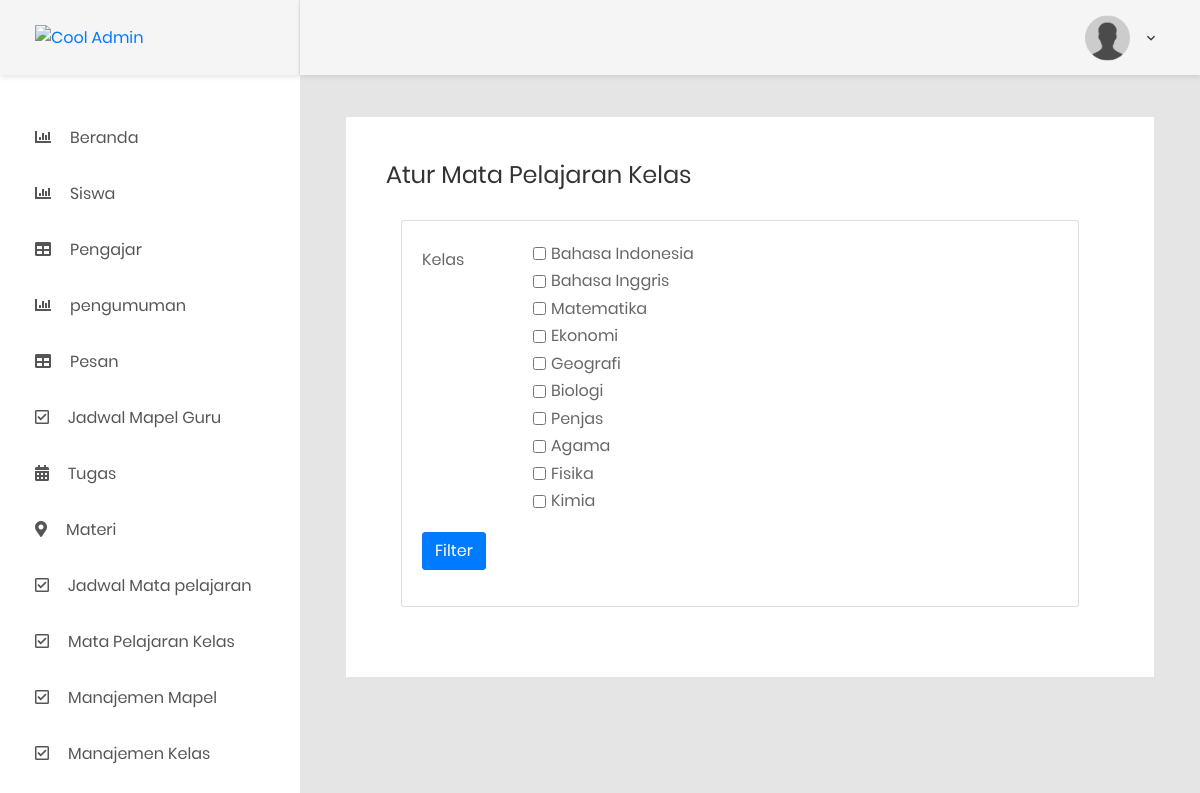
The page /admin/aturMapelKelas/1 on the database its author committed.
### tables this page shows
CREATE TABLE `el_mapel` (
  `id` int(11) NOT NULL,
  `nama` varchar(255) NOT NULL,
  `info` text DEFAULT NULL,
  `aktif` tinyint(1) NOT NULL DEFAULT 1 COMMENT '1 = ya, 0 = tidak'
);

### application/controllers/Admin.php (called while the page is built, shortened)
<?php
class admin extends CI_Controller {
	function __construct(){
		$this->load->model('Admin_model');
	}
    public function aturMapelKelas($id)
    {
        $data['idkelas']=$id;
        $data['mapel']=$this->Admin_model->view_where('el_mapel',array('aktif'=>1))->result();
        $this->load->view('part/header');
        $this->load->view('part/sidebaradmin',$data);
        $this->load->view('admin/aturMapelKelas',$data);
        $this->load->view('part/footer');
    }
}
?>

### index.php (called while the page is built, shortened)
<?php
require_once BASEPATH.'core/CodeIgniter.php';

### application/models/Admin_model.php (called while the page is built, shortened)
<?php
    class admin_model extends CI_Model{
    	public function view_where($table,$where)
        {
            return  $this->db->get_where($table,$where);
        }
    }
?>

### application/views/admin/aturMapelKelas.php (the view, shortened to what this page needs)
<div class="main-content">
    <div class="section__content section__content--p30">
        <div class="container-fluid">
            <div class="map-data m-b-40">
                <h3 class="title-3 m-b-30">Atur Mata Pelajaran Kelas</h3>
                <div class="mx-auto d-block">
                    <div class="container-fluid">
                      <div class="card card-body">
                        <form action="<?=base_url()?>admin/simpanAturMapel/<?=$idkelas?>" enctype="multipart/form-data" method="post">
                          <div class="form-group row">
                            <label for="inputEmail3" class="col-sm-2 col-form-label">Kelas</label>
                            <div class="col-sm-10">
                              <?php $no=1; foreach ($mapel as $key) {?>
                                <div class="form-check form-check-inline">
                                  <input class="form-check-input" type="checkbox" id="inlineCheckbox<?=$no?>" value="<?=$key->id?>" name="mapel[]">
                                  <label class="form-check-label" for="inlineCheckbox<?=$no?>"><?=$key->nama?></label>
                                </div><br>
                                <?php $no++;} ?>
                            </div>
                          </div>
                          <div class="form-group row">
                            <div class="col-sm-10">
                              <button type="submit" name="submit" class="btn btn-primary">Filter</button>
                            </div>
                          </div>
                        </form>
                      </div>
                    </div>
                </div>
            </div>
        </div>
    </div>
</div>

### rows shown on the page
el_mapel: nama "Bahasa Indonesia"
el_mapel: nama "Bahasa Inggris"
el_mapel: nama "Matematika"
el_mapel: nama "Ekonomi"
el_mapel: nama "Geografi"
el_mapel: nama "Biologi"
el_mapel: nama "Penjas"
el_mapel: nama "Agama"
el_mapel: nama "Fisika"
el_mapel: nama "Kimia"
